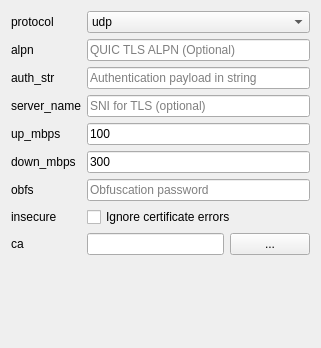
<?xml version="1.0" encoding="UTF-8"?>
<ui version="4.0">
 <class>OutboundEditor</class>
 <widget class="QWidget" name="OutboundEditor">
  <property name="geometry">
   <rect>
    <x>0</x>
    <y>0</y>
    <width>321</width>
    <height>348</height>
   </rect>
  </property>
  <property name="windowTitle">
   <string>Form</string>
  </property>
  <layout class="QFormLayout" name="formLayout">
   <item row="0" column="0">
    <widget class="QLabel" name="labelProtocol">
     <property name="text">
      <string>protocol</string>
     </property>
     <property name="textFormat">
      <enum>Qt::PlainText</enum>
     </property>
    </widget>
   </item>
   <item row="0" column="1">
    <widget class="QComboBox" name="comboProtocol">
     <item>
      <property name="text">
       <string notr="true">udp</string>
      </property>
     </item>
     <item>
      <property name="text">
       <string notr="true">wechat-video</string>
      </property>
     </item>
     <item>
      <property name="text">
       <string notr="true">faketcp</string>
      </property>
     </item>
    </widget>
   </item>
   <item row="1" column="0">
    <widget class="QLabel" name="labelAlpn">
     <property name="enabled">
      <bool>true</bool>
     </property>
     <property name="text">
      <string>alpn</string>
     </property>
    </widget>
   </item>
   <item row="1" column="1">
    <widget class="QLineEdit" name="textAlpn">
     <property name="text">
      <string/>
     </property>
     <property name="placeholderText">
      <string>QUIC TLS ALPN (Optional)</string>
     </property>
    </widget>
   </item>
   <item row="2" column="0">
    <widget class="QLabel" name="labelAuthStr">
     <property name="text">
      <string>auth_str</string>
     </property>
     <property name="textFormat">
      <enum>Qt::PlainText</enum>
     </property>
    </widget>
   </item>
   <item row="2" column="1">
    <widget class="QLineEdit" name="textAuthStr">
     <property name="placeholderText">
      <string>Authentication payload in string</string>
     </property>
    </widget>
   </item>
   <item row="3" column="0">
    <widget class="QLabel" name="labelSNI">
     <property name="text">
      <string>server_name</string>
     </property>
     <property name="textFormat">
      <enum>Qt::PlainText</enum>
     </property>
    </widget>
   </item>
   <item row="3" column="1">
    <widget class="QLineEdit" name="textSNI">
     <property name="echoMode">
      <enum>QLineEdit::Normal</enum>
     </property>
     <property name="placeholderText">
      <string>SNI for TLS (optional)</string>
     </property>
    </widget>
   </item>
   <item row="4" column="0">
    <widget class="QLabel" name="labelUpMbps">
     <property name="text">
      <string>up_mbps</string>
     </property>
    </widget>
   </item>
   <item row="4" column="1">
    <widget class="QLineEdit" name="textUpMbps">
     <property name="text">
      <string>100</string>
     </property>
     <property name="placeholderText">
      <string>Max upload Mbps</string>
     </property>
    </widget>
   </item>
   <item row="5" column="0">
    <widget class="QLabel" name="labelDownMbps">
     <property name="text">
      <string>down_mbps</string>
     </property>
    </widget>
   </item>
   <item row="5" column="1">
    <widget class="QLineEdit" name="textDownMbps">
     <property name="text">
      <string>300</string>
     </property>
     <property name="placeholderText">
      <string>Max download Mbps</string>
     </property>
    </widget>
   </item>
   <item row="6" column="0">
    <widget class="QLabel" name="labelObfs">
     <property name="text">
      <string>obfs</string>
     </property>
    </widget>
   </item>
   <item row="6" column="1">
    <widget class="QLineEdit" name="textObfs">
     <property name="text">
      <string/>
     </property>
     <property name="placeholderText">
      <string>Obfuscation password</string>
     </property>
    </widget>
   </item>
   <item row="7" column="0">
    <widget class="QLabel" name="labelInsecure">
     <property name="text">
      <string>insecure</string>
     </property>
     <property name="textFormat">
      <enum>Qt::PlainText</enum>
     </property>
    </widget>
   </item>
   <item row="7" column="1">
    <widget class="QCheckBox" name="checkInsecure">
     <property name="toolTip">
      <string/>
     </property>
     <property name="text">
      <string>Ignore certificate errors </string>
     </property>
    </widget>
   </item>
   <item row="8" column="1">
    <layout class="QHBoxLayout" name="horizontalLayout">
     <item>
      <widget class="QLineEdit" name="textCaPath"/>
     </item>
     <item>
      <widget class="QPushButton" name="buttonBrowseCa">
       <property name="text">
        <string>...</string>
       </property>
      </widget>
     </item>
    </layout>
   </item>
   <item row="8" column="0">
    <widget class="QLabel" name="labelCa">
     <property name="text">
      <string>ca</string>
     </property>
    </widget>
   </item>
  </layout>
 </widget>
 <resources/>
 <connections/>
</ui>
